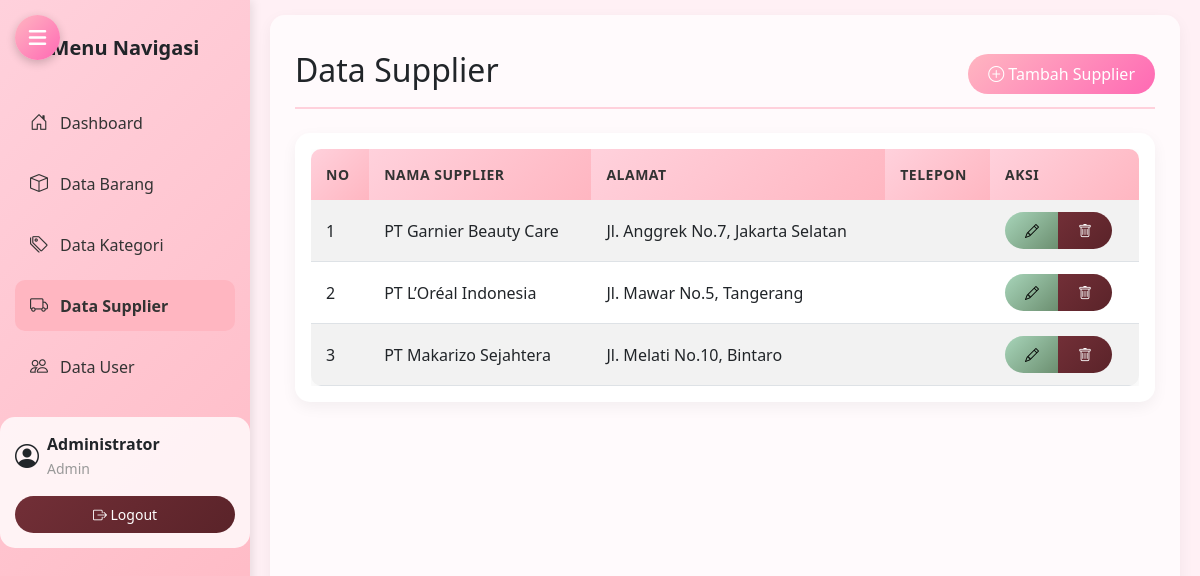
The page /supplier.php (signed in) on the database its author committed.
### tables this page shows
CREATE TABLE `supplier` (
  `id_supplier` int(11) NOT NULL,
  `nama_supplier` varchar(100) NOT NULL,
  `no_telp` varchar(15) DEFAULT NULL,
  `alamat` varchar(255) DEFAULT NULL,
  `telepon` varchar(50) DEFAULT NULL
);

### functions.php (called while the page is built, shortened)
<?php
function is_admin() {
    return isset($_SESSION['level']) && $_SESSION['level'] == 'admin';
}
?>

### supplier.php (the view, shortened to what this page needs)
<?php
require_once 'functions.php';
require_once 'koneksi.php';
 $query = "SELECT * FROM supplier ORDER BY nama_supplier ASC";
 $result = $conn->query($query);
?>
<!DOCTYPE html>
<html lang="id">
<head>
    <link href="https://cdn.jsdelivr.net/npm/bootstrap@5.3.0/dist/css/bootstrap.min.css" rel="stylesheet">
    <link rel="stylesheet" href="https://cdn.jsdelivr.net/npm/bootstrap-icons@1.10.0/font/bootstrap-icons.css">
    <link rel="stylesheet" href="https://cdnjs.cloudflare.com/ajax/libs/font-awesome/6.4.0/css/all.min.css">
    <link rel="stylesheet" href="assets/css/custom.css">
</head>
<body>
    <div class="main-container">
        <nav class="sidebar">
            <div class="position-sticky pt-3">
                <h5 class="text-center mb-4 fw-bold">Menu Navigasi</h5>
                <ul class="nav flex-column">
                    <li class="nav-item">
                        <a class="nav-link" href="index.php">
                            <i class="bi bi-house-door"></i> Dashboard
                        </a>
                    </li>
                    <li class="nav-item">
                        <a class="nav-link" href="barang.php">
                            <i class="bi bi-box"></i> Data Barang
                        </a>
                    </li>
                    <li class="nav-item">
                        <a class="nav-link" href="kategori.php">
                            <i class="bi bi-tags"></i> Data Kategori
                        </a>
                    </li>
                    <li class="nav-item">
                        <a class="nav-link active" href="supplier.php">
                            <i class="bi bi-truck"></i> Data Supplier
                        </a>
                    </li>
                    <?php if (is_admin()): ?>
                    <li class="nav-item">
                        <a class="nav-link" href="user.php">
                            <i class="bi bi-people"></i> Data User
                        </a>
                    </li>
                    <?php endif; ?>
                </ul>
                <div class="user-profile">
                    <div class="d-flex align-items-center">
                        <i class="bi bi-person-circle fs-4 me-2"></i>
                        <div>
                            <div class="fw-bold"><?php echo htmlspecialchars($_SESSION['nama_lengkap']); ?></div>
                            <small class="text-muted"><?php echo ucfirst(htmlspecialchars($_SESSION['level'])); ?></small>
                        </div>
                    </div>
                    <a href="logout.php" class="btn btn-sm btn-danger mt-2 w-100">
                        <i class="bi bi-box-arrow-right"></i> Logout
                    </a>
                </div>
            </div>
        </nav>
        <div class="main-wrapper">
            <main class="content">
                <div class="d-flex justify-content-between flex-wrap flex-md-nowrap align-items-center pt-3 pb-2 mb-3 border-bottom">
                    <h1 class="h2">Data Supplier</h1>
                    <a href="supplier_tambah.php" class="btn btn-primary">
                        <i class="bi bi-plus-circle"></i> Tambah Supplier
                    </a>
                </div>
                <div class="card">
                    <div class="card-body">
                        <div class="table-responsive">
                            <table class="table table-hover table-striped">
                                <thead>
                                    <tr>
                                        <th>No</th>
                                        <th>Nama Supplier</th>
                                        <th>Alamat</th>
                                        <th>Telepon</th>
                                        <th>Aksi</th>
                                    </tr>
                                </thead>
                                <tbody>
                                    <?php
                                    $no = 1;
                                    if ($result->num_rows > 0) {
                                        while ($row = $result->fetch_assoc()) {
                                            echo "<tr>";
                                            echo "<td>" . $no++ . "</td>";
                                            echo "<td>" . htmlspecialchars($row['nama_supplier']) . "</td>";
                                            echo "<td>" . htmlspecialchars($row['alamat']) . "</td>";
                                            echo "<td>" . htmlspecialchars($row['telepon']) . "</td>";
                                            echo "<td>
                                                    <div class='btn-group'>
                                                        <a href='supplier_edit.php?id=" . $row['id_supplier'] . "' class='btn btn-sm btn-warning'>
                                                            <i class='bi bi-pencil'></i>
                                                        </a>
                                                        <a href='supplier.php?hapus=" . $row['id_supplier'] . "' class='btn btn-sm btn-danger' onclick='return confirm(\"Yakin ingin menghapus supplier ini?\")'>
                                                            <i class='bi bi-trash'></i>
                                                        </a>
                                                    </div>
                                                  </td>";
                                            echo "</tr>";
                                        }
                                    } else {
                                        echo "<tr><td colspan='5' class='text-center'>Tidak ada data supplier</td></tr>";
                                    }
                                    ?>
                                </tbody>
                            </table>
                        </div>
                    </div>
                </div>
            </main>
        </div>
    </div>
</body>
</html>

### assets/css/custom.css (style rules this page uses)
:root { --baby-pink: #ffd1dc; --soft-pink: #fff0f5; --medium-pink: #ffb6c1; --dark-pink: #ff69b4; --matcha-green: #a8d5ba; --dark-matcha: #6b8e6f; --maroon: #722f37; --dark-maroon: #5a2329; }
body { background-color: var(--soft-pink); font-family: "Segoe UI", Tahoma, Geneva, Verdana, sans-serif; }
.main-container { display: flex; min-height: 100vh; }
.sidebar { width: 250px; height: 100vh; position: fixed; left: 0; top: 0; overflow-y: auto; background: linear-gradient(135deg, var(--baby-pink), var(--medium-pink)); box-shadow: 2px 0 10px rgba(0, 0, 0, 0.1); padding: 20px 0; transition: transform 0.3s ease; z-index: 1000; }
.sidebar .nav-link { color: #333; border-radius: 10px; margin: 5px 15px; padding: 12px 15px; transition: all 0.3s ease; display: flex; align-items: center; }
.sidebar .nav-link.active { background-color: var(--medium-pink); color: #333; font-weight: 600; }
.sidebar .nav-link i { margin-right: 12px; font-size: 18px; }
.main-wrapper { flex: 1; margin-left: 250px; width: calc(100% - 250px); }
.content { padding: 20px 25px; background-color: rgba(255, 255, 255, 0.7); border-radius: 15px; margin: 15px 20px; box-shadow: 0 5px 15px rgba(0, 0, 0, 0.05); min-height: calc(100vh - 50px); }
.border-bottom { border-bottom: 2px solid var(--baby-pink) !important; padding-bottom: 10px !important; margin-bottom: 15px !important; }
.card { border: none; border-radius: 15px; box-shadow: 0 5px 15px rgba(0, 0, 0, 0.05); overflow: hidden; }
.btn-primary { background: linear-gradient(135deg, var(--medium-pink), var(--dark-pink)); border: none; border-radius: 25px; padding: 8px 20px; font-weight: 500; transition: all 0.3s ease; }
.btn-warning { background: linear-gradient(135deg, var(--matcha-green), var(--dark-matcha)); border: none; border-radius: 25px; padding: 8px 20px; font-weight: 500; transition: all 0.3s ease; }
.btn-danger { background: linear-gradient(135deg, var(--maroon), var(--dark-maroon)); border: none; border-radius: 25px; padding: 8px 20px; font-weight: 500; transition: all 0.3s ease; }
.table { border-radius: 10px; overflow: hidden; box-shadow: 0 5px 15px rgba(0, 0, 0, 0.05); margin-bottom: 0; }
.table thead th { background: linear-gradient(135deg, var(--baby-pink), var(--medium-pink)); color: #333; font-weight: 600; border: none; padding: 15px; font-size: 14px; text-transform: uppercase; letter-spacing: 0.5px; }
.table td { vertical-align: middle; padding: 12px 15px; }
.user-profile { background: rgba(255, 255, 255, 0.8); border-radius: 15px; padding: 15px; margin-top: 20px; }
.card, .table { animation: fadeIn 0.5s ease-out; }
.mb-3 { margin-bottom: 1.5rem !important; }
.mb-4 { margin-bottom: 2rem !important; }
.mt-2 { margin-top: 1rem !important; }
.text-muted { color: #999 !important; }
.text-center { text-align: center !important; }
.d-flex { display: flex !important; }
.justify-content-between { justify-content: space-between !important; }
.align-items-center { align-items: center !important; }

### rows shown on the page
supplier: nama_supplier "PT Garnier Beauty Care", alamat "Jl. Anggrek No.7, Jakarta Selatan"
supplier: nama_supplier "PT L’Oréal Indonesia", alamat "Jl. Mawar No.5, Tangerang"
supplier: nama_supplier "PT Makarizo Sejahtera", alamat "Jl. Melati No.10, Bintaro"

### other values the page prints
$_SESSION['nama_lengkap'] "Administrator"
$_SESSION['level'] "Admin"
